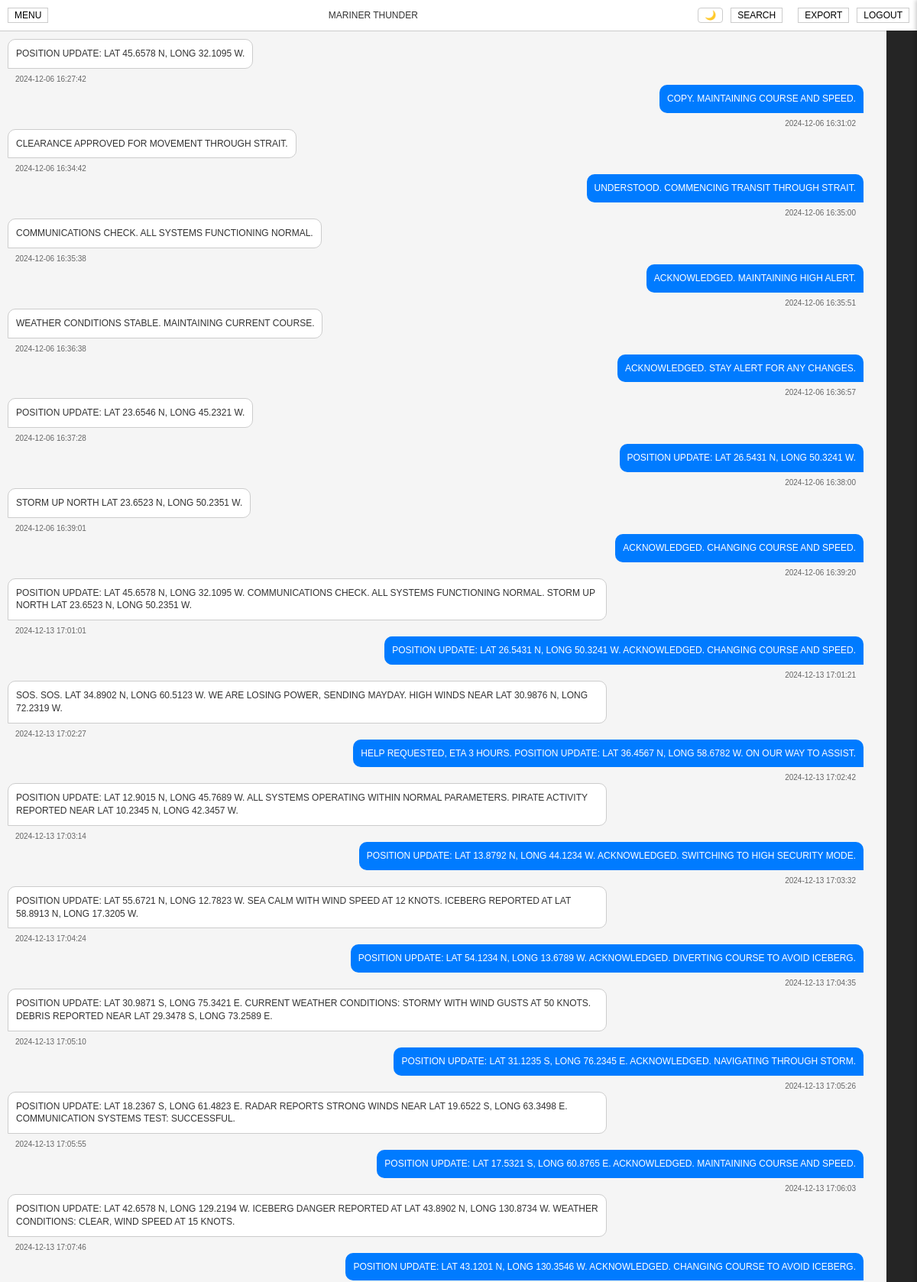
Page / (signed in, upper part) on the committed database.
### tables this page shows
CREATE TABLE messages (
                        id INTEGER PRIMARY KEY AUTOINCREMENT,
                        vessel_sender TEXT NOT NULL,
                        vessel_recipient TEXT NOT NULL,
                        message_received TEXT,
                        message_sent TEXT,
                        timestamp DATETIME DEFAULT (datetime('now', 'localtime'))
                    );

### MorseT.py (the view)
        @self.app.route('/')
        def index():
            if 'user' not in session:
                return redirect(url_for('login'))
            messages = self.get_messages()
            vessels = self.db.get_unique_vessels()
            vessels = [vessel for vessel in vessels if vessel.lower() not in ['all', 'all channels']]
            vessel_messages = {}
            for vessel in vessels:
                vessel_msgs = self.db.get_messages(vessel_sender=vessel, vessel_recipient=None)
                if vessel_msgs:
                    vessel_msgs.sort(key=lambda x: x['timestamp'], reverse=True)
                    vessel_messages[vessel] = vessel_msgs[0]
            sorted_vessels = sorted(vessel_messages.keys(), key=lambda vessel: vessel_messages[vessel]['timestamp'], reverse=True)
            return render_template(
                'index.html',
                messages=self.format_messages(messages),
                vessels=sorted_vessels,
                vessel_messages=vessel_messages
            )

### MorseT.py (called while the page is built)
    def format_messages(self, messages):
        formatted_messages = []
        for msg in messages:
            formatted_msg = msg.copy()
            formatted_msg['header'] = f"From: {msg['vessel_sender']} To: {msg['vessel_recipient']}"
            try:
                dt = datetime.strptime(msg['timestamp'], '%Y-%m-%d %H:%M:%S')
                sg_dt = self.timezone.localize(dt)
                formatted_msg['formatted_time'] = sg_dt.strftime('%Y-%m-%d %H:%M:%S')
            except ValueError:
                formatted_msg['formatted_time'] = msg['timestamp']
            formatted_messages.append(formatted_msg)
        return formatted_messages

    def get_messages(self):
        messages = self.db.get_messages(limit=None)
        return messages

### database_handler2.py (called while the page is built)
    def get_unique_vessels(self):
        self.logger.info("Retrieving list of unique vessels")
        try:
            with sqlite3.connect(self.db_path, timeout=20) as conn:
                cursor = conn.cursor()
                cursor.execute("SELECT DISTINCT vessel_sender FROM messages WHERE vessel_sender NOT IN ('All', 'All Channels')")
                vessels = [row[0] for row in cursor.fetchall()]
                self.logger.debug(f"Retrieved {len(vessels)} unique vessels")
                return vessels
        except sqlite3.Error as e:
            self.logger.error(f"Error retrieving unique vessels: {str(e)}")
            return []

    def decrypt_message(self, encrypted_message):
        try:
            if not encrypted_message:
                self.logger.warning("Attempted to decrypt empty or NULL message")
                return None
            decrypted = self.cipher_suite_message.decrypt(encrypted_message.encode())  # Use the message cipher suite
            self.logger.debug("Message decrypted successfully")
            return decrypted.decode()
        except InvalidToken:
            self.logger.warning("Invalid token encountered during decryption")
            return "[Decryption Failed]"
        except Exception as e:
            self.logger.error(f"Decryption error: {str(e)}")
            return "[Decryption Error]"

### templates/index.html (shortened to what this page needs)
<!DOCTYPE html>
<html lang="en">
<head>
    <link rel="stylesheet" href="{{ url_for('static', filename='css/design.css') }}">
</head>
<body>
    <div id="mainContent" class="main-content">
        <div class="vertical-bar">
        </div>
        <div class="header">
            <button class="menu-btn" aria-label="Toggle Menu">MENU</button>
            <span id="currentChannel">{{ vessels[0] if vessels else '' }}</span>
            <div class="right-buttons">
                <button id="themeToggle" class="theme-btn">🌙</button>
                <button id="searchMessagesBtn" class="search-btn">SEARCH</button>
                <a href="{{ url_for('export') }}" class="export-btn">EXPORT</a>
                <a href="{{ url_for('logout') }}" class="menu-btn">LOGOUT</a>
            </div>
        </div>
        <div class="chat-area">
            {% for message in messages|reverse %}
            <div class="message-group">
                {% if message.message_received != '[No Message Received]' %}
                <div class="message-bubble message-received">
                    <div class="message-content">{{ message.message_received }}</div>
                </div>
                {% endif %}
                {% if message.message_received == '[No Message Received]' and message.message_sent and message.message_sent != '[No Message Sent]' %}
                <div class="message-bubble message-sent">
                    <div class="message-content">{{ message.message_sent }}</div>
                </div>
                {% endif %}
                <div class="timestamp {% if message.message_sent and message.message_sent != '[No Message Sent]' %}timestamp-sent{% else %}timestamp-received{% endif %}">
                    {{ message.formatted_time }}
                </div>
            </div>
            {% endfor %}
        </div>
    </div>
</body>
</html>

### static/css/design.css (style rules this page uses)
* { margin: 0; padding: 0; box-sizing: border-box; font-family: "Arial", monospace; }
body { height: 100vh; overflow: hidden; }
.main-content { min-height: 100vh; transition: margin-left 0.3s ease; background-color: #f5f5f5; }
.header { padding: 10px; border-bottom: 1px solid #ccc; display: flex; align-items: center; justify-content: space-between; font-size: 12px; background-color: white; }
.right-buttons { display: flex; gap: 10px; }
.menu-btn, .export-btn { padding: 2px 8px; cursor: pointer; border: 1px solid #ccc; background: white; font-size: 12px; text-decoration: none; color: black; }
.chat-area { height: calc(100vh - 300px); overflow-y: auto; padding: 10px 30px 10px 10px; font-size: 12px; line-height: 1.4; margin-bottom: 220px; margin-right: 40px; }
.message-group { margin-bottom: 15px; clear: both; width: 100%; }
.message-bubble { max-width: 70%; padding: 10px; border-radius: 10px; margin-bottom: 5px; word-wrap: break-word; }
.message-received { float: left; background-color: white; border: 1px solid #ddd; border-radius: 10px 10px 10px 0; }
.message-sent { float: right; background-color: #007bff; color: white; border-radius: 10px 10px 0 10px; }
.timestamp { clear: both; color: #666; font-size: 10px; margin-top: 2px; padding: 0 10px; }
.timestamp-received { float: left; }
.timestamp-sent { float: right; }
.vertical-bar { position: fixed; right: 0; top: 40px; width: 40px; height: calc(100vh - 40px); background: #252525; z-index: 999; display: flex; align-items: center; justify-content: center; transition: right 0.4s ease; }
.search-btn { padding: 2px 8px; cursor: pointer; border: 1px solid #ccc; background: white; font-size: 12px; text-decoration: none; color: black; margin-right: 10px; }
.chat-area { height: calc(100vh - 300px); overflow-y: auto; padding: 10px 30px 10px 10px; font-size: 12px; line-height: 1.4; margin-bottom: 220px; margin-right: 40px; transition: all 0.2s ease-out; }
:root { --bg-primary: #f5f5f5; --bg-secondary: #ffffff; --text-primary: #333333; --text-secondary: #666666; --border-color: #cccccc; --menu-bg: #252525; --menu-text: #ffffff; --message-sent: #007bff; --message-received: #ffffff; --timestamp-color: #666666; --input-bg: #ffffff; --button-bg: #ffffff; --button-hover: #f0f0f0; --keyboard-bg: #f5f5f5; --key-bg: #ffffff; --panel-bg: #ffffff; }
.theme-btn { padding: 2px 8px; cursor: pointer; border: 1px solid var(--border-color); background: var(--button-bg); font-size: 12px; border-radius: 4px; color: var(--text-primary); transition: background-color 0.3s ease; }
body { background-color: var(--bg-primary); color: var(--text-primary); }
.main-content { background-color: var(--bg-primary); }
.header { background-color: var(--bg-secondary); border-bottom: 1px solid var(--border-color); color: var(--text-primary); }
.message-bubble.message-sent { background-color: var(--message-sent); color: #ffffff; }
.message-bubble.message-received { background-color: var(--message-received); color: var(--text-primary); border: 1px solid var(--border-color); }
.timestamp { color: var(--timestamp-color); }

### rows in the picture
messages: message_received "POSITION UPDATE: LAT 45.6578 N, LONG 32.1095 W.", formatted_time "2024-12-06 16:27:42"
messages: message_sent "COPY. MAINTAINING COURSE AND SPEED.", formatted_time "2024-12-06 16:31:02"
messages: message_received "CLEARANCE APPROVED FOR MOVEMENT THROUGH STRAIT.", formatted_time "2024-12-06 16:34:42"
messages: message_sent "UNDERSTOOD. COMMENCING TRANSIT THROUGH STRAIT.", formatted_time "2024-12-06 16:35:00"
messages: message_received "COMMUNICATIONS CHECK. ALL SYSTEMS FUNCTIONING NORMAL.", formatted_time "2024-12-06 16:35:38"
messages: message_sent "ACKNOWLEDGED. MAINTAINING HIGH ALERT.", formatted_time "2024-12-06 16:35:51"
messages: message_received "WEATHER CONDITIONS STABLE. MAINTAINING CURRENT COURSE.", formatted_time "2024-12-06 16:36:38"
messages: message_sent "ACKNOWLEDGED. STAY ALERT FOR ANY CHANGES.", formatted_time "2024-12-06 16:36:57"
messages: message_received "POSITION UPDATE: LAT 23.6546 N, LONG 45.2321 W.", formatted_time "2024-12-06 16:37:28"
messages: message_sent "POSITION UPDATE: LAT 26.5431 N, LONG 50.3241 W.", formatted_time "2024-12-06 16:38:00"
messages: message_received "STORM UP NORTH LAT 23.6523 N, LONG 50.2351 W.", formatted_time "2024-12-06 16:39:01"
messages: message_sent "ACKNOWLEDGED. CHANGING COURSE AND SPEED.", formatted_time "2024-12-06 16:39:20"
messages: message_received "POSITION UPDATE: LAT 45.6578 N, LONG 32.1095 W. COMMUNICATIONS CHECK. ALL SYSTEMS FUNCTIONING NORMAL. STORM UP NORTH LAT 23.6523 N, LONG 50.2351 W.", formatted_time "2024-12-13 17:01:01"
messages: message_sent "POSITION UPDATE: LAT 26.5431 N, LONG 50.3241 W. ACKNOWLEDGED. CHANGING COURSE AND SPEED.", formatted_time "2024-12-13 17:01:21"
messages: message_received "SOS. SOS. LAT 34.8902 N, LONG 60.5123 W. WE ARE LOSING POWER, SENDING MAYDAY. HIGH WINDS NEAR LAT 30.9876 N, LONG 72.2319 W.", formatted_time "2024-12-13 17:02:27"
messages: message_sent "HELP REQUESTED, ETA 3 HOURS. POSITION UPDATE: LAT 36.4567 N, LONG 58.6782 W. ON OUR WAY TO ASSIST.", formatted_time "2024-12-13 17:02:42"
messages: message_received "POSITION UPDATE: LAT 12.9015 N, LONG 45.7689 W. ALL SYSTEMS OPERATING WITHIN NORMAL PARAMETERS. PIRATE ACTIVITY REPORTED NEAR LAT 10.2345 N, LONG 42.3457 W.", formatted_time "2024-12-13 17:03:14"
messages: message_sent "POSITION UPDATE: LAT 13.8792 N, LONG 44.1234 W. ACKNOWLEDGED. SWITCHING TO HIGH SECURITY MODE.", formatted_time "2024-12-13 17:03:32"
messages: message_received "POSITION UPDATE: LAT 55.6721 N, LONG 12.7823 W. SEA CALM WITH WIND SPEED AT 12 KNOTS. ICEBERG REPORTED AT LAT 58.8913 N, LONG 17.3205 W.", formatted_time "2024-12-13 17:04:24"
messages: message_sent "POSITION UPDATE: LAT 54.1234 N, LONG 13.6789 W. ACKNOWLEDGED. DIVERTING COURSE TO AVOID ICEBERG.", formatted_time "2024-12-13 17:04:35"
messages: message_received "POSITION UPDATE: LAT 30.9871 S, LONG 75.3421 E. CURRENT WEATHER CONDITIONS: STORMY WITH WIND GUSTS AT 50 KNOTS. DEBRIS REPORTED NEAR LAT 29.3478 S, LONG 73.2589 E.", formatted_time "2024-12-13 17:05:10"
messages: message_sent "POSITION UPDATE: LAT 31.1235 S, LONG 76.2345 E. ACKNOWLEDGED. NAVIGATING THROUGH STORM.", formatted_time "2024-12-13 17:05:26"
messages: message_received "POSITION UPDATE: LAT 18.2367 S, LONG 61.4823 E. RADAR REPORTS STRONG WINDS NEAR LAT 19.6522 S, LONG 63.3498 E. COMMUNICATION SYSTEMS TEST: SUCCESSFUL.", formatted_time "2024-12-13 17:05:55"
messages: message_sent "POSITION UPDATE: LAT 17.5321 S, LONG 60.8765 E. ACKNOWLEDGED. MAINTAINING COURSE AND SPEED.", formatted_time "2024-12-13 17:06:03"
messages: message_received "POSITION UPDATE: LAT 42.6578 N, LONG 129.2194 W. ICEBERG DANGER REPORTED AT LAT 43.8902 N, LONG 130.8734 W. WEATHER CONDITIONS: CLEAR, WIND SPEED AT 15 KNOTS.", formatted_time "2024-12-13 17:07:46"
messages: message_sent "POSITION UPDATE: LAT 43.1201 N, LONG 130.3546 W. ACKNOWLEDGED. CHANGING COURSE TO AVOID ICEBERG."

### other values in the picture
{{ vessels[0] if vessels else '' }} "MARINER THUNDER"
